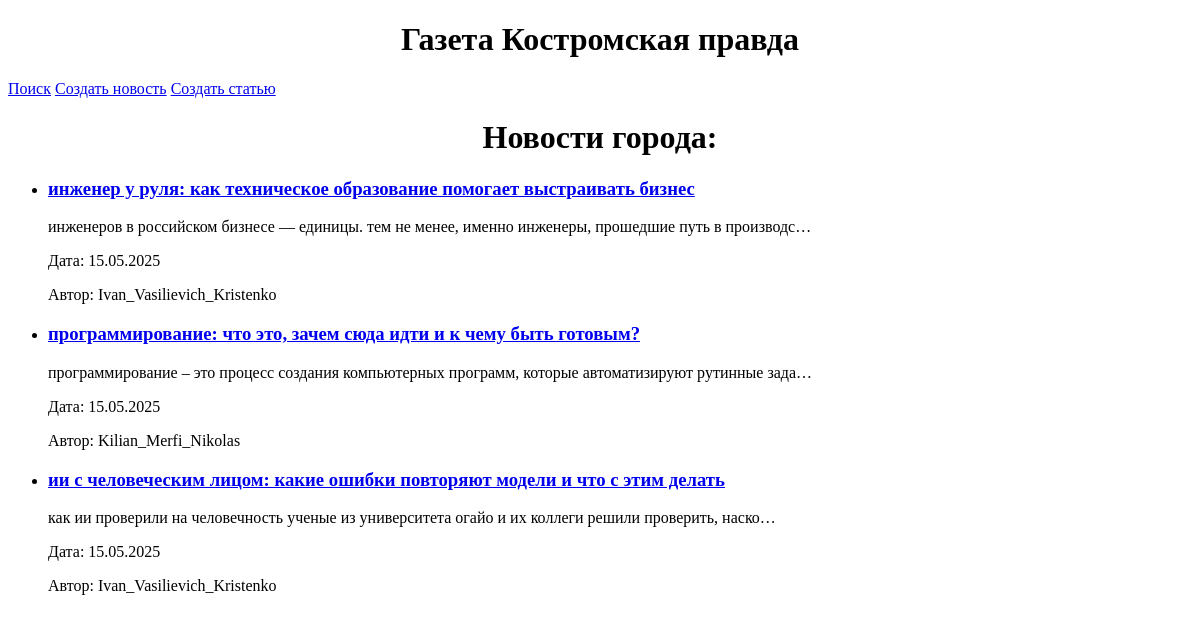
The page /news/ on the database as committed earlier.
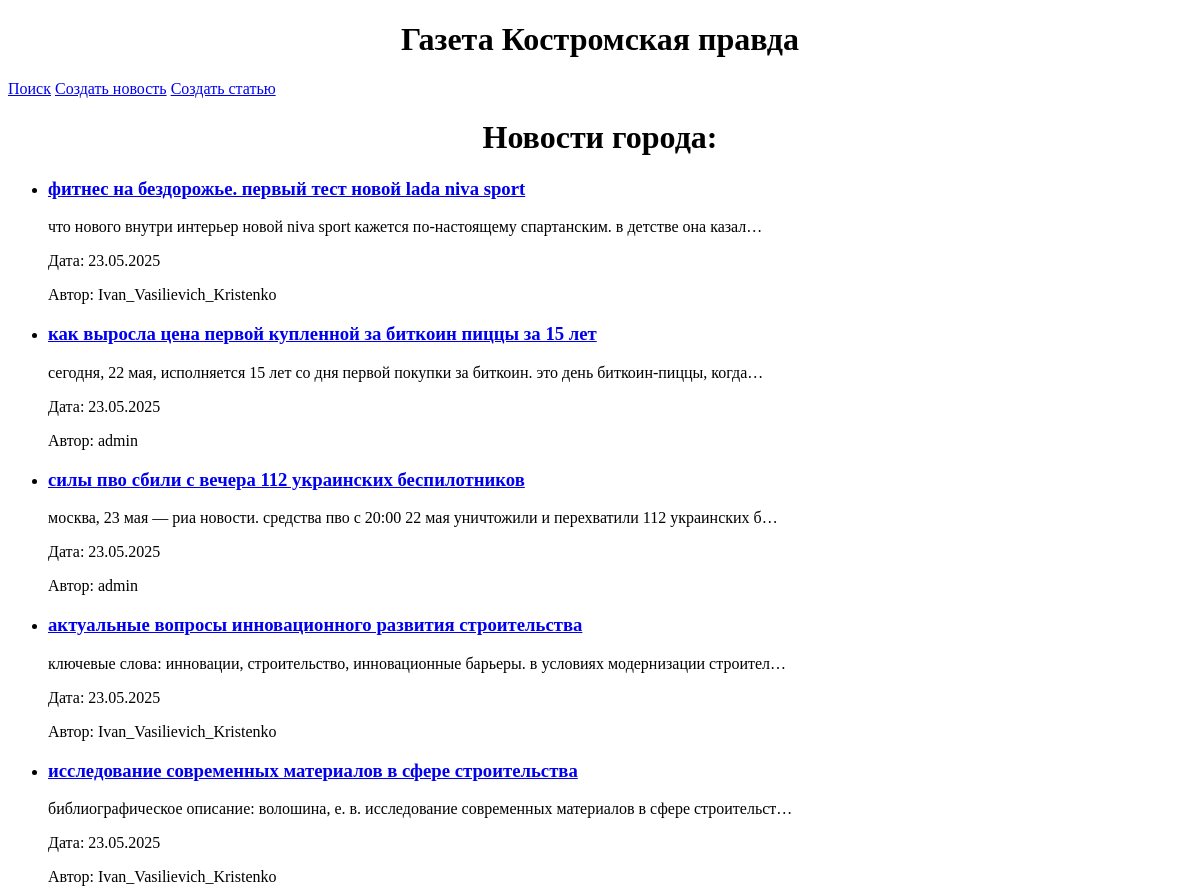
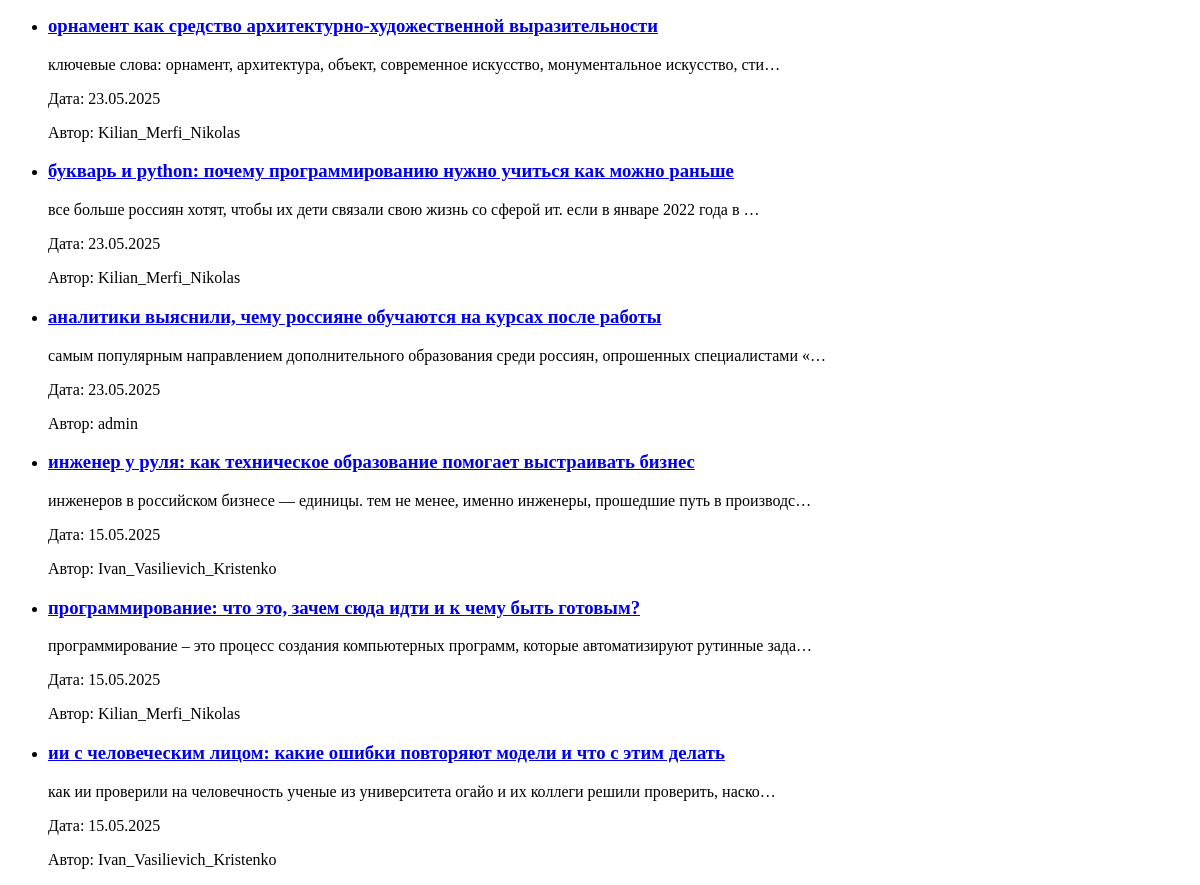
The same page on the database as committed later (2 pictures, top to bottom).
### news/models.py (models this page shows, shortened)
class Post(models.Model):
    ARTICLE = 'AR'
    NEWS = 'NW'
    POST_TYPES = [
        (ARTICLE, 'Статья'),
        (NEWS, 'Новость'),
    ]
    author = models.ForeignKey(Author, on_delete=models.CASCADE)
    post_type = models.CharField(max_length=2, choices=POST_TYPES)
    created_at = models.DateTimeField(auto_now_add=True)
    categories = models.ManyToManyField(Category, through='PostCategory')
    title = models.CharField(max_length=200)
    content = models.TextField()
    rating = models.IntegerField(default=0)

class Author(models.Model):
    user = models.OneToOneField(User, on_delete=models.CASCADE)
    rating = models.IntegerField(default=0)

### news/views.py (the view)
# urls.py: path('', NewsList.as_view(), name='news_list'),
class NewsList(ListView):
    model = Post
    template_name = 'news/news_list.html'
    ordering = '-created_at'
    context_object_name = 'news_list'

### news/templatetags/custom_filters.py (called while the page is built)
@register.filter(name='censor')
def censor(value):
    if not isinstance(value, str):
        raise ValueError(f"Фильтр 'censor' можно применять только к строкам, получен: {type(value)}")
    for bad_word in BAD_WORDS:
        lower_bad_word = bad_word.lower()
        value = value.lower().replace(lower_bad_word, '*' * len(lower_bad_word))
    return value

### news/templates/news/news_list.html
{% extends 'default.html' %}
{% load custom_filters %}
{% block content %}
<h1 style="text-align: center;">Новости города:</h1>
<ul class="news-list">
    {% for post in news_list %}
    <li class="news-item">
        <h3><a href="{% url 'news_detail' post.pk %}">{{ post.title|censor }}</a></h3>
        <p>{{ post.content|truncatechars:100|censor }}</p>
        <p>Дата: {{ post.created_at|date:"d.m.Y" }}</p>
        <p>Автор: {{ post.author.user.username }}</p>
    {% empty %}
    <li>Новостей пока нет.</li>
    {% endfor %}
</ul>
{% endblock content %}

### templates/default.html (shortened to what this page needs)
<!DOCTYPE html>
<html>
<head>
</head>
<body>
    <div class="header">
        <h1>Газета Костромская правда</h1>
    </div>
    <div class="navigation">
        <a href="{% url 'post_search' %}" class="btn">Поиск</a>
        <a href="{% url 'news_create' %}" class="btn">Создать новость</a>
        <a href="{% url 'article_create' %}" class="btn">Создать статью</a>
    </div>
    {% block content %}
    {% endblock %}
</body>
</html>

### templates/default.html (style rules this page uses)
.header { text-align: center; }

Rows that differ between the two databases and show on the page:
added Post: title|censor "фитнес на бездорожье. первый тест новой lada niva sport", content|censor "что нового внутри интерьер новой niva sport кажется по-настоящему спартанским. в детстве она казал…", created_at "23.05.2025", author.user.username "Ivan_Vasilievich_Kristenko"
added Post: title|censor "как выросла цена первой купленной за биткоин пиццы за 15 лет", content|censor "сегодня, 22 мая, исполняется 15 лет со дня первой покупки за биткоин. это день биткоин-пиццы, когда…", created_at "23.05.2025", author.user.username "admin"
added Post: title|censor "силы пво сбили с вечера 112 украинских беспилотников", content|censor "москва, 23 мая — риа новости. средства пво с 20:00 22 мая уничтожили и перехватили 112 украинских б…", created_at "23.05.2025", author.user.username "admin"
added Post: title|censor "актуальные вопросы инновационного развития строительства", content|censor "ключевые слова: инновации, строительство, инновационные барьеры. в условиях модернизации строител…", created_at "23.05.2025", author.user.username "Ivan_Vasilievich_Kristenko"
added Post: title|censor "исследование современных материалов в сфере строительства", content|censor "библиографическое описание: волошина, е. в. исследование современных материалов в сфере строительст…", created_at "23.05.2025", author.user.username "Ivan_Vasilievich_Kristenko"
added Post: title|censor "орнамент как средство архитектурно-художественной выразительности", content|censor "ключевые слова: орнамент, архитектура, объект, современное искусство, монументальное искусство, сти…", created_at "23.05.2025", author.user.username "Kilian_Merfi_Nikolas"
added Post: title|censor "букварь и python: почему программированию нужно учиться как можно раньше", content|censor "все больше россиян хотят, чтобы их дети связали свою жизнь со сферой ит. если в январе 2022 года в …", created_at "23.05.2025", author.user.username "Kilian_Merfi_Nikolas"
added Post: title|censor "аналитики выяснили, чему россияне обучаются на курсах после работы", content|censor "самым популярным направлением дополнительного образования среди россиян, опрошенных специалистами «…", created_at "23.05.2025", author.user.username "admin"
